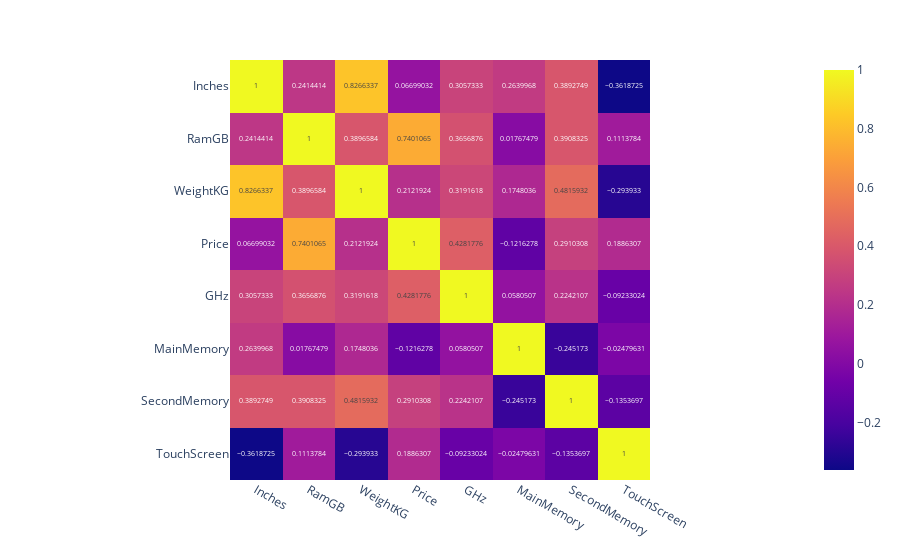

This figure's notebook cell:
### Code cell
## Correlation Between Each feature
px.imshow(df.corr(numeric_only=True),text_auto=True)

### Figure 1 — Plotly figure (JSON) as saved in the notebook; plotly's stock layout.template omitted (floating-point values rounded to 4 significant figures)
{"data": [{"coloraxis": "coloraxis", "hovertemplate": "x: %{x}<br>y: %{y}<br>color: %{z}<extra></extra>", "name": "0", "texttemplate": "%{z}", "type": "heatmap", "x": ["Inches", "RamGB", "WeightKG", "Price", "GHz", "MainMemory", "SecondMemory", "TouchScreen"], "xaxis": "x", "y": ["Inches", "RamGB", "WeightKG", "Price", "GHz", "MainMemory", "SecondMemory", "TouchScreen"], "yaxis": "y", "z": [[1, 0.2414, 0.8266, 0.06699, 0.3057, 0.264, 0.3893, -0.3619], [0.2414, 1, 0.3897, 0.7401, 0.3657, 0.01767, 0.3908, 0.1114], [0.8266, 0.3897, 1, 0.2122, 0.3192, 0.1748, 0.4816, -0.2939], [0.06699, 0.7401, 0.2122, 1, 0.4282, -0.1216, 0.291, 0.1886], [0.3057, 0.3657, 0.3192, 0.4282, 1, 0.05805, 0.2242, -0.09233], [0.264, 0.01767, 0.1748, -0.1216, 0.05805, 1, -0.2452, -0.0248], [0.3893, 0.3908, 0.4816, 0.291, 0.2242, -0.2452, 1, -0.1354], [-0.3619, 0.1114, -0.2939, 0.1886, -0.09233, -0.0248, -0.1354, 1]]}], "layout": {"coloraxis": {"colorscale": [[0, "#0d0887"], [0.1111, "#46039f"], [0.2222, "#7201a8"], [0.3333, "#9c179e"], [0.4444, "#bd3786"], [0.5556, "#d8576b"], [0.6667, "#ed7953"], [0.7778, "#fb9f3a"], [0.8889, "#fdca26"], [1, "#f0f921"]]}, "margin": {"t": 60}, "xaxis": {"anchor": "y", "constrain": "domain", "domain": [0, 1], "scaleanchor": "y"}, "yaxis": {"anchor": "x", "autorange": "reversed", "constrain": "domain", "domain": [0, 1]}}}
